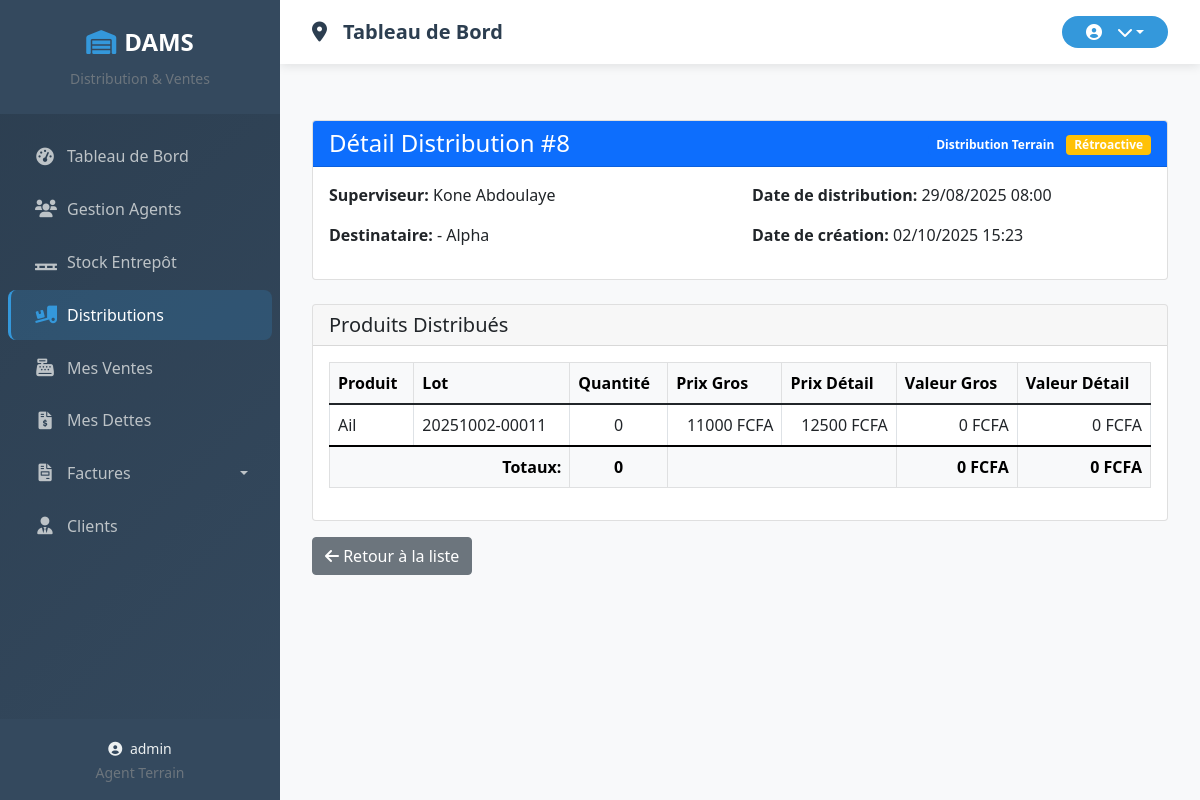
/distribution/8/ (signed in), run on an earlier commit of the app's database.
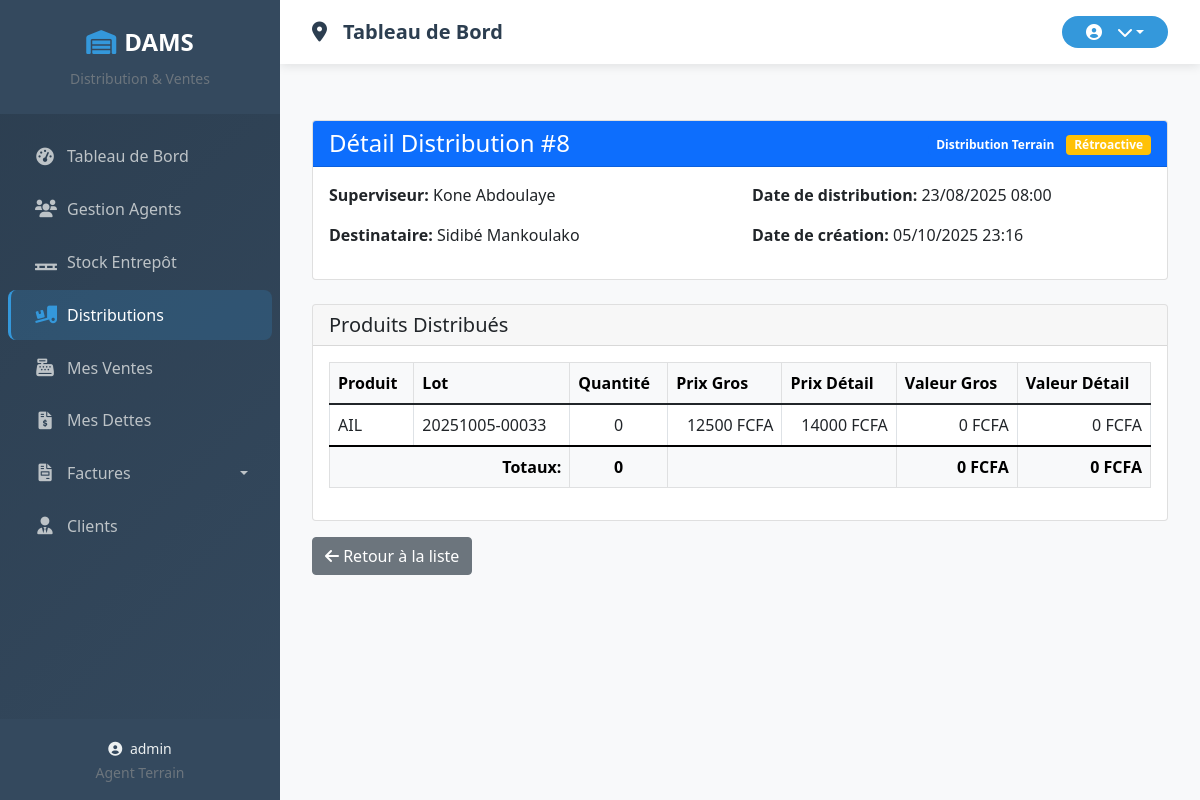
And on a later commit of the database.
### core/models.py (models this page shows, shortened)
class DistributionAgent(models.Model):
    TYPE_DISTRIBUTION = (
        ('TERRAIN', 'Distribution à un agent '),
        ('AUTO', 'Auto-distribution '),
    )
    superviseur = models.ForeignKey(
        Agent,
        on_delete=models.CASCADE,
        related_name="distributions_envoyees"
    )
    agent_terrain = models.ForeignKey(
        Agent,
        on_delete=models.CASCADE,
        related_name="distributions_recues",
        null=True,
        blank=True
    )
    type_distribution = models.CharField(
        max_length=50,
        choices=TYPE_DISTRIBUTION,
        default='TERRAIN'
    )
    quantite_totale = models.PositiveIntegerField(default=0, verbose_name="Quantité totale distribuée")
    valeur_gros_totale = models.DecimalField(
        max_digits=10,
        decimal_places=2,
        default=0,
        verbose_name="Valeur totale (gros)"
    )
    valeur_detail_totale = models.DecimalField(
        max_digits=10,
        decimal_places=2,
        default=0,
        verbose_name="Valeur totale (détail)"
    )
    nombre_produits_differents = models.PositiveIntegerField(
        default=0,
        verbose_name="Nombre de produits différents"
    )
    date_distribution = models.DateTimeField(default=timezone.now)
    date_creation = models.DateTimeField(auto_now_add=True)
    date_modification = models.DateTimeField(auto_now=True, verbose_name="Dernière modification")
    est_retroactive = models.BooleanField(default=False)
    est_supprime = models.BooleanField(default=False, verbose_name="Supprimé")
    date_suppression = models.DateTimeField(null=True, blank=True, verbose_name="Date de suppression")
    raison_suppression = models.TextField(blank=True, verbose_name="Raison de la suppression")
    nombre_modifications = models.PositiveIntegerField(default=0, verbose_name="Nombre de modifications")
    derniere_modification_par = models.ForeignKey(
        User,
        on_delete=models.SET_NULL,
        null=True,
        blank=True,
        related_name='distributions_modifiees',
        verbose_name="Dernière modification par"
    )
    class Meta:
        ordering = ['-date_distribution']
        verbose_name = "Distribution"
        verbose_name_plural = "Distributions"

class Agent(models.Model):
    TYPE_AGENT_CHOICES = (
        ('direction', 'Direction'),
        ('entrepot', 'Superviseur'),
        ('terrain', 'Agent'),
    )
    user = models.OneToOneField(User, on_delete=models.CASCADE)
    type_agent = models.CharField(max_length=50, choices=TYPE_AGENT_CHOICES)
    telephone = models.CharField(max_length=50, blank=True, null=True)
    @property
    def full_name(self):
        return self.user.get_full_name() or self.user.username

class Produit(models.Model):
    nom = models.CharField(max_length=100, unique=True)
    description = models.TextField(blank=True, null=True)

class LotEntrepot(models.Model):
    produit = models.ForeignKey(Produit, on_delete=models.CASCADE)
    fournisseur = models.ForeignKey(Fournisseur, on_delete=models.CASCADE)
    quantite_initiale = models.PositiveIntegerField()
    quantite_restante = models.PositiveIntegerField()
    prix_achat_unitaire = models.DecimalField(max_digits=10, decimal_places=2)
    date_reception = models.DateTimeField(default=timezone.now)
    date_enregistrement = models.DateTimeField(auto_now_add=True)
    reference_lot = models.CharField(max_length=100, unique=True, blank=True, null=True)  # AJOUTEZ CE CHAMP
    facture = models.FileField(
        upload_to='factures_entrepot/%Y/%m/',
        null=True,
        blank=True,
        verbose_name="Facture (optionnel)"
    )
    date_upload_facture = models.DateTimeField(
        null=True,
        blank=True,
        verbose_name="Date d'upload de la facture"
    )

class DetailDistribution(models.Model):
    distribution = models.ForeignKey(DistributionAgent, on_delete=models.CASCADE)
    lot = models.ForeignKey(LotEntrepot, on_delete=models.CASCADE)
    quantite = models.PositiveIntegerField()
    prix_gros = models.DecimalField(max_digits=10, decimal_places=2, null=True, blank=True)
    prix_detail = models.DecimalField(max_digits=10, decimal_places=2, null=True, blank=True)
    est_supprime = models.BooleanField(default=False)
    date_suppression = models.DateTimeField(null=True, blank=True)
    class Meta:
        verbose_name = "Détail de distribution"
        verbose_name_plural = "Détails de distribution"

### core/views.py (the view)
# urls.py: path('distribution/<int:distribution_id>/', views.detail_distribution, name='detail_distribution'),
@login_required
def detail_distribution(request, distribution_id):
    distribution = get_object_or_404(
        DistributionAgent.objects.select_related('superviseur', 'agent_terrain')
        .prefetch_related('detaildistribution_set__lot__produit'),
        id=distribution_id
    )
    details = distribution.detaildistribution_set.all()
    produits_distribues = []
    for detail in details:
        produits_distribues.append({
            'produit': detail.lot.produit,
            'lot': detail.lot,
            'quantite': detail.quantite,
            'prix_gros': detail.prix_gros,
            'prix_detail': detail.prix_detail,
            'valeur_gros': (detail.prix_gros or 0) * detail.quantite,
            'valeur_detail': (detail.prix_detail or 0) * detail.quantite,
        })
    quantite_totale = sum(detail.quantite for detail in details)
    valeur_gros_totale = sum((detail.prix_gros or 0) * detail.quantite for detail in details)
    valeur_detail_totale = sum((detail.prix_detail or 0) * detail.quantite for detail in details)
    context = {
        'distribution': distribution,
        'produits_distribues': produits_distribues,
        'quantite_totale': quantite_totale,
        'valeur_gros_totale': valeur_gros_totale,
        'valeur_detail_totale': valeur_detail_totale,
    }
    return render(request, 'core/distribution/detail_distribution.html', context)

### core/context_processors.py (called while the page is built, shortened)
def agent_context(request):
    context = {}
    return context

### core/templates/core/distribution/detail_distribution.html (shortened to what the changed rows need)
{% extends 'base.html' %}
{% load static %}
{% block content %}
<div class="container-fluid py-4">
    <div class="row">
        <div class="col-12">
            <div class="card mb-4">
                <div class="card-header bg-primary text-white">
                    <div class="d-flex justify-content-between align-items-center">
                        <h4 class="mb-0">Détail Distribution #{{ distribution.id }}</h4>
                        <div>
                            {% if distribution.type_distribution == 'AUTO' %}
                            <span class="badge bg-success">Auto-distribution</span>
                            {% else %}
                            <span class="badge bg-primary">Distribution Terrain</span>
                            {% endif %}
                            {% if distribution.est_retroactive %}
                            <span class="badge bg-warning">Rétroactive</span>
                            {% endif %}
                        </div>
                    </div>
                </div>
                <div class="card-body">
                    <div class="row">
                        <div class="col-md-6">
                            <p><strong>Superviseur:</strong> {{ distribution.superviseur.full_name }}</p>
                            <p><strong>Destinataire:</strong>
                                {% if distribution.type_distribution == 'AUTO' %}
                                {{ distribution.superviseur.full_name }} (Auto-distribution)
                                {% else %}
                                {{ distribution.agent_terrain.full_name }}
                                {% endif %}
                            </p>
                        </div>
                        <div class="col-md-6">
                            <p><strong>Date de distribution:</strong> {{ distribution.date_distribution|date:"d/m/Y H:i" }}</p>
                            <p><strong>Date de création:</strong> {{ distribution.date_creation|date:"d/m/Y H:i" }}</p>
                        </div>
                    </div>
                </div>
            </div>
            <div class="card">
                <div class="card-body">
                    <div class="table-responsive">
                        <table class="table table-bordered">
                            <thead class="table-light">
                                <tr>
                                    <th>Produit</th>
                                    <th>Lot</th>
                                    <th>Quantité</th>
                                    <th>Prix Gros</th>
                                    <th>Prix Détail</th>
                                    <th>Valeur Gros</th>
                                    <th>Valeur Détail</th>
                                </tr>
                            </thead>
                            <tbody>
                                {% for produit in produits_distribues %}
                                <tr>
                                    <td>{{ produit.produit.nom }}</td>
                                    <td>{{ produit.lot.reference_lot|default:"Lot#" }}{{ produit.lot.id }}</td>
                                    <td class="text-center">{{ produit.quantite }}</td>
                                    <td class="text-end">{{ produit.prix_gros|default:"-"|floatformat:0 }} FCFA</td>
                                    <td class="text-end">{{ produit.prix_detail|default:"-"|floatformat:0 }} FCFA</td>
                                    <td class="text-end ">{{ produit.valeur_gros|floatformat:0 }} FCFA</td>
                                    <td class="text-end ">{{ produit.valeur_detail|floatformat:0 }} FCFA</td>
                                </tr>
                                {% endfor %}
                            </tbody>
                            <tfoot class="table-light">
                                <tr>
                                    <th colspan="2" class="text-end">Totaux:</th>
                                    <th class="text-center">{{ quantite_totale }}</th>
                                    <th colspan="2"></th>
                                    <th class="text-end ">{{ valeur_gros_totale|floatformat:0 }} FCFA</th>
                                    <th class="text-end ">{{ valeur_detail_totale|floatformat:0 }} FCFA</th>
                                </tr>
                            </tfoot>
                        </table>
                    </div>
                </div>
            </div>
        </div>
    </div>
</div>
{% endblock %}

What changed in the data, as far as the page shows it:
changed DistributionAgent "Kone Abdoulaye": agent_terrain.full_name "- Alpha" → "Sidibé Mankoulako"; date_distribution "29/08/2025 08:00" → "23/08/2025 08:00"; date_creation "02/10/2025 15:23" → "05/10/2025 23:16"
changed Produit: produit.nom "Ail" → "AIL"; lot.reference_lot "20251002-0001" → "20251005-0003"; lot.id "1" → "3"; prix_gros "11000" → "12500"; prix_detail "12500" → "14000"
